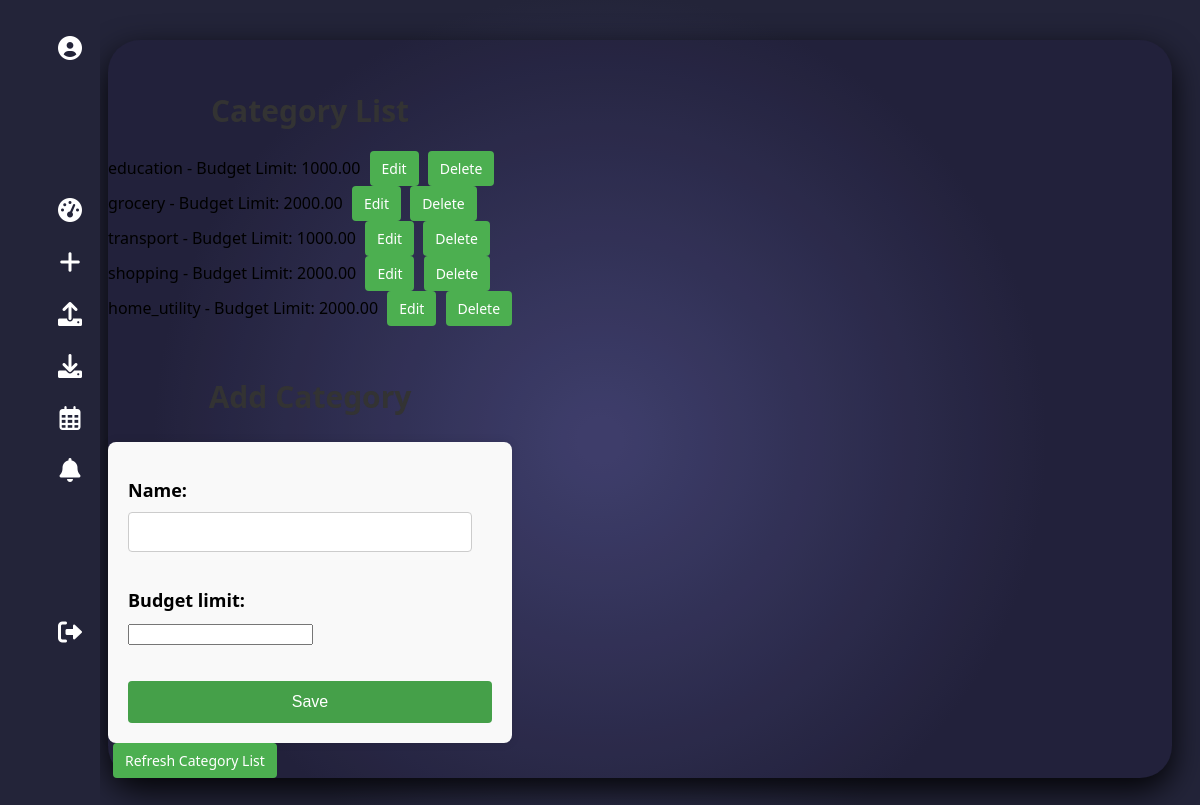
The page /categories/ (signed in) on the database its author committed.
### Finso_app/models.py (models this page shows, shortened)
class Category(models.Model):
    user = models.ForeignKey(User, on_delete=models.CASCADE)
    name = models.CharField(max_length=255)
    budget_limit = models.DecimalField(max_digits=10, decimal_places=2, default=True, null=False )

### Finso_app/views.py (the view)
# urls.py: path('categories/', views.category_list, name='category_list'),
@login_required
def category_list(request):
    categories = Category.objects.filter(user=request.user)
    if request.method == 'POST':
        form = CategoryForm(request.POST)
        if form.is_valid():
            category = form.save(commit=False)
            category.user = request.user
            category.save()
            return redirect('category_list')
    else:
        form = CategoryForm()
    return render(request, 'category_list.html', {'categories': categories, 'form': form})

### Finso_app/forms.py
class CategoryForm(forms.ModelForm):
    class Meta:
        model = Category
        fields = ['name', 'budget_limit']

### Finso_app/templates/category_list.html (shortened to what this page needs)
{% extends 'base.html' %}
{% block content %}
    <h1 class="category-title">Category List</h1>
    <ul class="category-list">
        {% for category in categories %}
            <li>
                {{ category.name }} - Budget Limit: {{ category.budget_limit }}
                <a href="{% url 'edit_category' category_id=category.id %}" class="category-button">Edit</a>
                <a href="{% url 'delete_category' category_id=category.id %}" class="category-button">Delete</a>
            </li>
        {% endfor %}
    </ul>
    <h2 class="category-title">Add Category</h2>
    <form method="post" action="{% url 'add_category' %}" class="category-form">
        {{ form.as_p }}
        <button type="submit">Save</button>
    </form>
    <a href="{% url 'category_list' %}" class="category-button">Refresh Category List</a>
{% endblock %}

### Finso_app/static/base.css (style rules this page uses)
body { min-height: 100vh; place-items: center; padding: 2rem; font-family: "Poppins", system-ui; background: rgb(67, 69, 112); background: radial-gradient( circle, rgba(67, 69, 112, 1) 3%, rgba(35, 36, 57, 1) 60% ); }

### Finso_app/templates/category_list.html (style rules this page uses)
.category-title { text-align: center; margin-top: 50px; color: #333; font-size: 30px; }
.category-list { list-style-type: none; padding: 0; margin-top: 20px; }
.category-button { display: inline-block; padding: 8px 12px; background-color: #4caf50; color: #fff; border: none; border-radius: 4px; cursor: pointer; font-size: 14px; text-decoration: none; transition: background-color 0.3s ease; margin-left: 5px; }
.category-form { max-width: 400px; margin: 0 auto; background-color: #f9f9f9; padding: 20px; border-radius: 8px; box-shadow: 0 0 10px rgba(0, 0, 0, 0.1); margin-top: 20px; }
.category-form label { display: block; font-weight: bold; margin-bottom: 10px; font-size: 18px; }
.category-form input[type="text"] { width: calc(100% - 20px); padding: 10px; border: 1px solid #ccc; border-radius: 4px; box-sizing: border-box; margin-bottom: 20px; transition: border-color 0.3s ease; font-size: 16px; }
.category-form button[type="submit"] { background-color: #45a049; color: #fff; padding: 12px 24px; border: none; border-radius: 4px; cursor: pointer; font-size: 16px; transition: background-color 0.3s ease; width: 100%; margin-top: 20px; }

### rows shown on the page
Category: name "education", budget_limit "1000.00"
Category: name "grocery", budget_limit "2000.00"
Category: name "transport", budget_limit "1000.00"
Category: name "shopping", budget_limit "2000.00"
Category: name "home_utility", budget_limit "2000.00"
